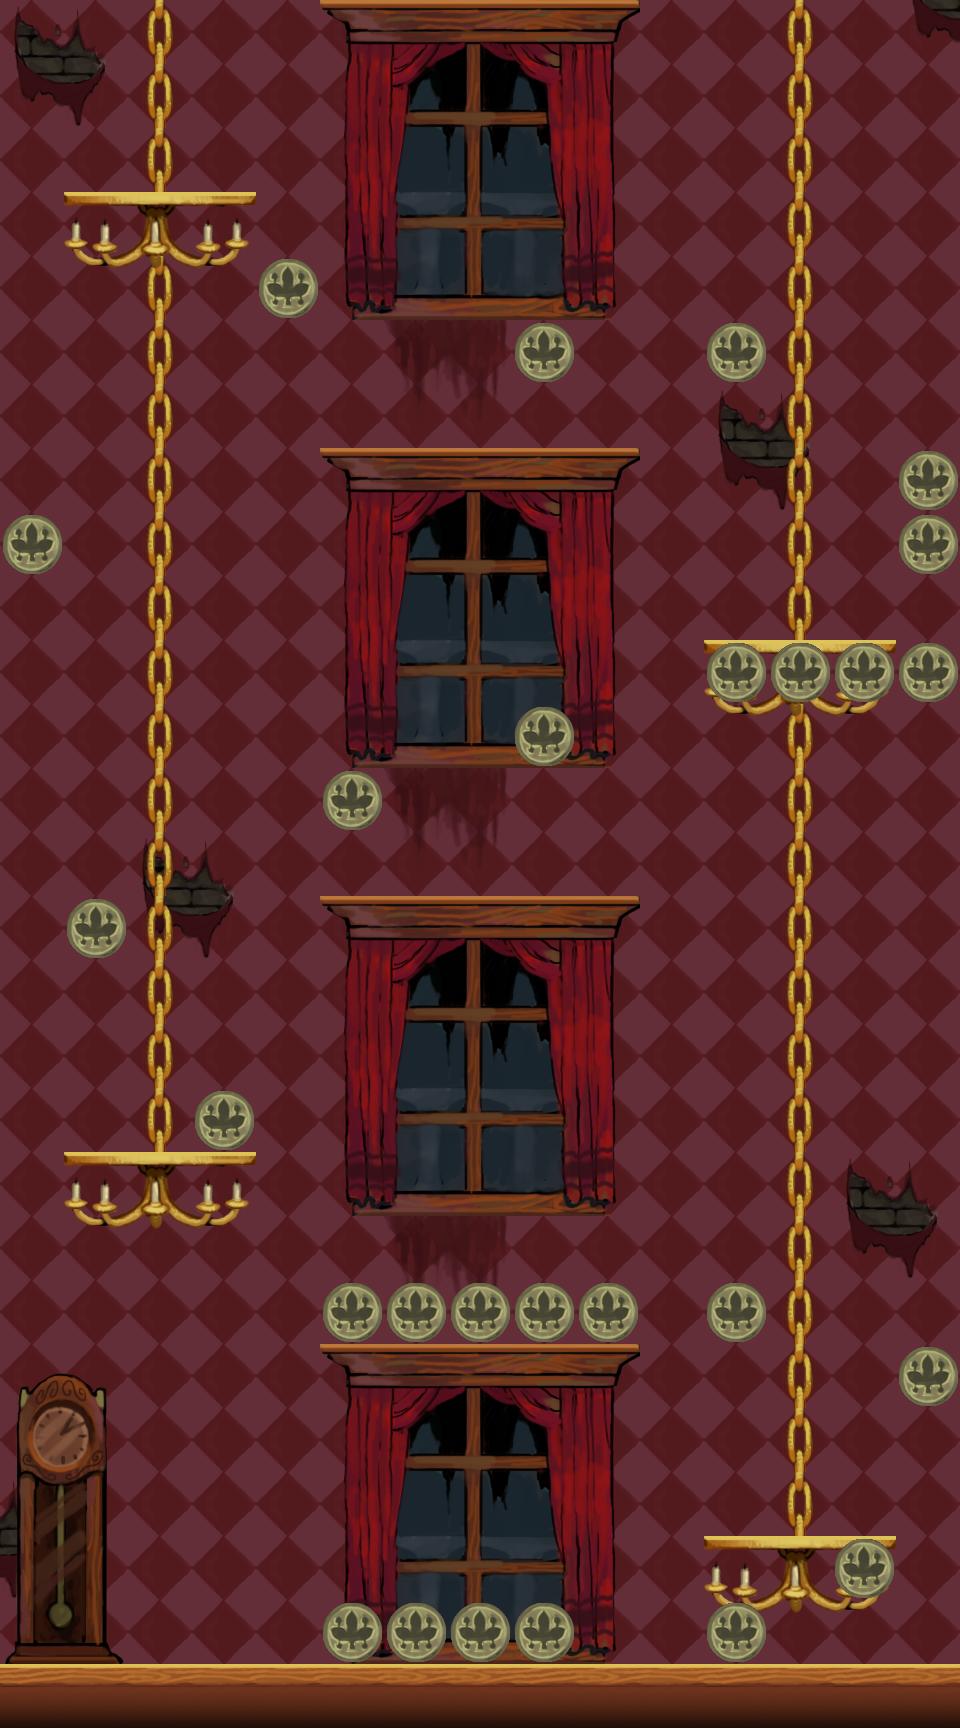

A level layout from a 2D game, rendered from its tile map. Below: a short description, then the map file with its tile-grid data intact:
An orthogonal 15x27 tile map with 64x64 px tiles, 4 tile layers (backgroundLayer0, backgroundLayer1, backgroundLayer2, blockedLayer).

<map version="1.0" orientation="orthogonal" renderorder="right-down" width="15" height="27" tilewidth="64" tileheight="64" nextobjectid="1">
 <tileset firstgid="1" name="tileset" tilewidth="64" tileheight="64">
  <image source="../src/images/tileset.png" width="960" height="832" />
 </tileset>
 <layer name="backgroundLayer0" width="15" height="27">
  <data encoding="csv">
47,48,33,33,33,33,33,33,33,33,33,33,33,33,62,
62,63,33,33,33,33,33,33,33,33,33,33,33,33,33,
33,33,33,33,33,33,33,33,33,33,33,33,33,33,33,
33,33,33,33,33,33,33,33,33,33,33,33,33,33,33,
33,33,33,33,33,33,33,33,33,33,33,33,33,33,33,
33,33,33,33,33,33,49,50,33,33,33,33,33,33,33,
33,33,33,33,33,33,64,65,33,33,33,47,48,33,33,
33,33,33,33,33,33,33,33,33,33,33,62,63,33,33,
33,33,33,33,33,33,33,33,33,33,33,33,33,33,33,
33,33,33,33,33,33,33,33,33,33,33,33,33,33,33,
33,33,33,33,33,33,33,33,33,33,33,33,33,33,33,
33,33,33,33,33,33,33,33,33,33,33,33,33,33,33,
33,33,33,33,33,33,49,50,33,33,33,33,33,33,33,
33,33,47,48,33,33,64,65,33,33,33,33,33,33,33,
33,33,62,63,33,33,33,33,33,33,33,33,33,33,33,
33,33,33,33,33,33,33,33,33,33,33,33,33,33,33,
33,33,33,33,33,33,33,33,33,33,33,33,33,33,33,
33,33,33,33,33,33,33,33,33,33,33,33,33,33,33,
33,33,33,33,33,33,33,33,33,33,33,33,33,47,48,
33,33,33,33,33,33,49,50,33,33,33,33,33,62,63,
33,33,33,33,33,33,64,65,33,33,33,33,33,33,33,
33,33,33,33,33,33,33,33,33,33,33,33,33,33,33,
33,33,33,33,33,33,33,33,33,33,33,33,33,33,33,
48,33,33,33,33,33,33,33,33,33,33,33,33,33,33,
63,33,33,33,33,33,33,33,33,33,33,33,33,33,33,
33,33,33,33,33,33,33,33,33,33,33,33,33,33,33,
33,33,33,91,91,91,91,91,91,91,91,91,91,91,91
</data>
 </layer>
 <layer name="backgroundLayer1" width="15" height="27">
  <data encoding="csv">
0,0,32,0,0,8,9,10,11,12,0,0,32,0,0,
0,0,32,0,0,23,24,25,26,27,0,0,32,0,0,
0,0,32,0,0,38,39,40,41,42,0,0,32,0,0,
0,13,14,15,0,53,54,55,56,57,0,0,32,0,0,
0,0,32,0,0,68,69,70,71,72,0,0,32,0,0,
0,0,32,0,0,0,0,0,0,0,0,0,32,0,0,
0,0,32,0,0,0,0,0,0,0,0,0,32,0,0,
0,0,32,0,0,8,9,10,11,12,0,0,32,0,0,
0,0,32,0,0,23,24,25,26,27,0,0,32,0,0,
0,0,32,0,0,38,39,40,41,42,0,0,32,0,0,
0,0,32,0,0,53,54,55,56,57,0,13,14,15,0,
0,0,32,0,0,68,69,70,71,72,0,0,32,0,0,
0,0,32,0,0,0,0,0,0,0,0,0,32,0,0,
0,0,32,0,0,0,0,0,0,0,0,0,32,0,0,
0,0,32,0,0,8,9,10,11,12,0,0,32,0,0,
0,0,32,0,0,23,24,25,26,27,0,0,32,0,0,
0,0,32,0,0,38,39,40,41,42,0,0,32,0,0,
0,0,32,0,0,53,54,55,56,57,0,0,32,0,0,
0,13,14,15,0,68,69,70,71,72,0,0,32,0,0,
0,0,0,0,0,0,0,0,0,0,0,0,32,0,0,
0,0,0,0,0,0,0,0,0,0,0,0,32,0,0,
6,7,0,0,0,8,9,10,11,12,0,0,32,0,0,
21,22,0,0,0,23,24,25,26,27,0,0,32,0,0,
36,37,0,0,0,38,39,40,41,42,0,0,32,0,0,
51,52,0,0,0,53,54,55,56,57,0,13,14,15,0,
66,67,0,0,0,68,69,70,71,72,0,0,0,0,0,
0,0,0,0,0,0,0,0,0,0,0,0,0,0,0
</data>
 </layer>
 <layer name="backgroundLayer2" width="15" height="27">
  <data encoding="csv">
0,0,0,0,0,0,0,0,0,0,0,0,0,0,0,
0,0,0,0,0,0,0,0,0,0,0,0,0,0,0,
0,0,0,0,0,0,0,0,0,0,0,0,0,0,0,
0,0,0,0,0,0,0,0,0,0,0,0,0,0,0,
0,28,29,30,0,0,0,0,0,0,0,0,0,0,0,
0,0,0,0,0,0,0,0,0,0,0,0,0,0,0,
0,0,0,0,0,0,0,0,0,0,0,0,0,0,0,
0,0,0,0,0,0,0,0,0,0,0,0,0,0,0,
0,0,0,0,0,0,0,0,0,0,0,0,0,0,0,
0,0,0,0,0,0,0,0,0,0,0,0,0,0,0,
0,0,0,0,0,0,0,0,0,0,0,0,0,0,0,
0,0,0,0,0,0,0,0,0,0,0,28,29,30,0,
0,0,0,0,0,0,0,0,0,0,0,0,0,0,0,
0,0,0,0,0,0,0,0,0,0,0,0,0,0,0,
0,0,0,0,0,0,0,0,0,0,0,0,0,0,0,
0,0,0,0,0,0,0,0,0,0,0,0,0,0,0,
0,0,0,0,0,0,0,0,0,0,0,0,0,0,0,
0,0,0,0,0,0,0,0,0,0,0,0,0,0,0,
0,0,0,0,0,0,0,0,0,0,0,0,0,0,0,
0,28,29,30,0,0,0,0,0,0,0,0,0,0,0,
0,0,0,0,0,0,0,0,0,0,0,0,0,0,0,
0,0,0,0,0,0,0,0,0,0,0,0,0,0,0,
0,0,0,0,0,0,0,0,0,0,0,0,0,0,0,
0,0,0,0,0,0,0,0,0,0,0,0,0,0,0,
0,0,0,0,0,0,0,0,0,0,0,0,0,0,0,
0,0,0,0,0,0,0,0,0,0,0,28,29,30,0,
76,76,76,77,77,77,78,78,76,78,77,76,77,76,78
</data>
 </layer>
 <layer name="blockedLayer" width="15" height="27">
  <data encoding="csv">
0,0,0,0,0,0,0,0,0,0,0,0,0,0,0,
0,0,0,0,0,0,0,0,0,0,0,0,0,0,0,
0,0,0,0,0,0,0,0,0,0,0,0,0,0,0,
0,0,0,0,0,0,0,0,0,0,0,0,0,0,0,
0,0,0,0,61,0,0,0,0,0,0,0,0,0,0,
0,0,0,0,0,0,0,0,61,0,0,61,0,0,0,
0,0,0,0,0,0,0,0,0,0,0,0,0,0,0,
0,0,0,0,0,0,0,0,0,0,0,0,0,0,61,
61,0,0,0,0,0,0,0,0,0,0,0,0,0,61,
0,0,0,0,0,0,0,0,0,0,0,0,0,0,0,
0,0,0,0,0,0,0,0,0,0,0,61,61,61,61,
0,0,0,0,0,0,0,0,61,0,0,0,0,0,0,
0,0,0,0,0,61,0,0,0,0,0,0,0,0,0,
0,0,0,0,0,0,0,0,0,0,0,0,0,0,0,
0,61,0,0,0,0,0,0,0,0,0,0,0,0,0,
0,0,0,0,0,0,0,0,0,0,0,0,0,0,0,
0,0,0,0,0,0,0,0,0,0,0,0,0,0,0,
0,0,0,61,0,0,0,0,0,0,0,0,0,0,0,
0,0,0,0,0,0,0,0,0,0,0,0,0,0,0,
0,0,0,0,0,0,0,0,0,0,0,0,0,0,0,
0,0,0,0,0,61,61,61,61,61,0,61,0,0,0,
0,0,0,0,0,0,0,0,0,0,0,0,0,0,61,
0,0,0,0,0,0,0,0,0,0,0,0,0,0,0,
0,0,0,0,0,0,0,0,0,0,0,0,0,0,0,
0,0,0,0,0,0,0,0,0,0,0,0,0,61,0,
0,0,0,0,0,61,61,61,61,0,0,61,0,0,0,
76,77,78,0,0,0,0,0,0,0,0,0,0,0,0
</data>
 </layer>
</map>